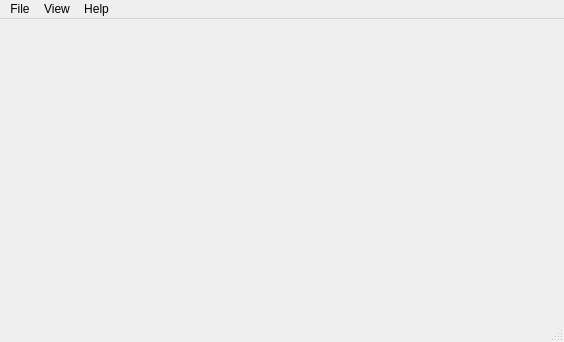
<?xml version="1.0" encoding="UTF-8"?>
<ui version="4.0">
 <class>ImageViewer</class>
 <widget class="QMainWindow" name="ImageViewer">
  <property name="geometry">
   <rect>
    <x>0</x>
    <y>0</y>
    <width>564</width>
    <height>342</height>
   </rect>
  </property>
  <property name="windowTitle">
   <string>ImageViewer</string>
  </property>
  <widget class="QWidget" name="centralWidget"/>
  <widget class="QMenuBar" name="menuBar">
   <property name="geometry">
    <rect>
     <x>0</x>
     <y>0</y>
     <width>564</width>
     <height>26</height>
    </rect>
   </property>
   <widget class="QMenu" name="menuFile">
    <property name="title">
     <string>File</string>
    </property>
    <addaction name="actionOpen"/>
    <addaction name="actionSaveAs"/>
    <addaction name="actionPrint"/>
    <addaction name="actionExit"/>
   </widget>
   <widget class="QMenu" name="menuView">
    <property name="title">
     <string>View</string>
    </property>
    <addaction name="actionZoomIn"/>
    <addaction name="actionZoomOut"/>
    <addaction name="actionNormalSize"/>
    <addaction name="actionFitToWindow"/>
   </widget>
   <widget class="QMenu" name="menuHelp">
    <property name="title">
     <string>Help</string>
    </property>
    <addaction name="actionAbout"/>
    <addaction name="actionAboutQt"/>
   </widget>
   <addaction name="menuFile"/>
   <addaction name="menuView"/>
   <addaction name="menuHelp"/>
  </widget>
  <widget class="QStatusBar" name="statusBar"/>
  <action name="actionOpen">
   <property name="text">
    <string>&amp;Open...</string>
   </property>
   <property name="shortcut">
    <string>Ctrl+O</string>
   </property>
  </action>
  <action name="actionPrint">
   <property name="enabled">
    <bool>false</bool>
   </property>
   <property name="text">
    <string>Print...</string>
   </property>
   <property name="shortcut">
    <string>Ctrl+P</string>
   </property>
  </action>
  <action name="actionExit">
   <property name="checkable">
    <bool>false</bool>
   </property>
   <property name="text">
    <string>Exit</string>
   </property>
   <property name="shortcut">
    <string>Esc</string>
   </property>
  </action>
  <action name="actionZoomIn">
   <property name="enabled">
    <bool>false</bool>
   </property>
   <property name="text">
    <string>Zoom In (25%)</string>
   </property>
   <property name="shortcut">
    <string>Ctrl+=</string>
   </property>
  </action>
  <action name="actionZoomOut">
   <property name="enabled">
    <bool>false</bool>
   </property>
   <property name="text">
    <string>Zoom Out (25%)</string>
   </property>
   <property name="shortcut">
    <string>Ctrl+-</string>
   </property>
  </action>
  <action name="actionNormalSize">
   <property name="enabled">
    <bool>false</bool>
   </property>
   <property name="text">
    <string>Normal size</string>
   </property>
   <property name="shortcut">
    <string>Ctrl+H</string>
   </property>
  </action>
  <action name="actionFitToWindow">
   <property name="checkable">
    <bool>true</bool>
   </property>
   <property name="enabled">
    <bool>false</bool>
   </property>
   <property name="text">
    <string>Fit To Window</string>
   </property>
   <property name="shortcut">
    <string>Ctrl+F</string>
   </property>
  </action>
  <action name="actionAboutQt">
   <property name="text">
    <string>About Qt</string>
   </property>
  </action>
  <action name="actionSaveAs">
   <property name="enabled">
    <bool>false</bool>
   </property>
   <property name="text">
    <string>Save As...</string>
   </property>
   <property name="shortcut">
    <string>Ctrl+S</string>
   </property>
  </action>
  <action name="actionAbout">
   <property name="text">
    <string>About</string>
   </property>
  </action>
 </widget>
 <layoutdefault spacing="6" margin="11"/>
 <resources/>
 <connections/>
</ui>
